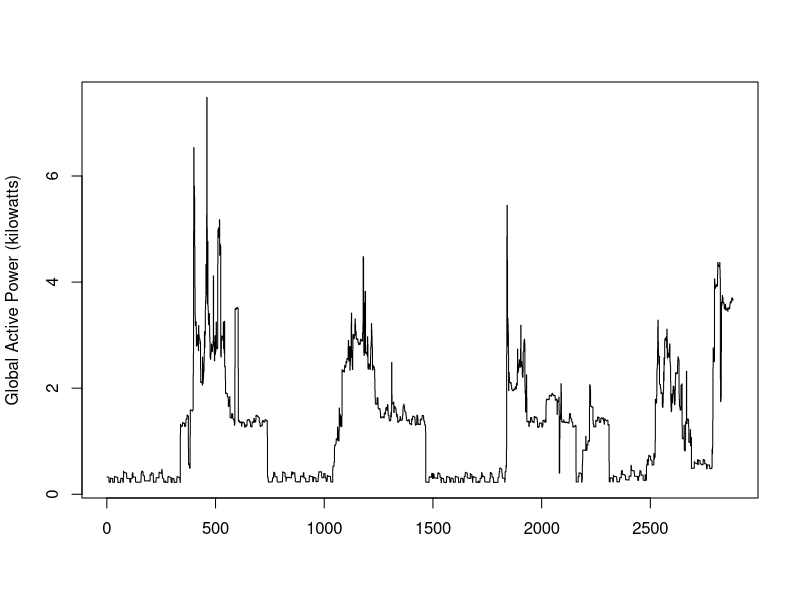

Recreate this plot in R.
# Plot 2
library(dplyr)
library(here)
library(lubridate)

data <- read.csv(here("./data/2007_power_consumption.csv"), sep = ",")

data$days <- lubridate::wday(as.Date(data$Date, format = "%Y-%m-%d"), label = T)

dev.new(width = 480, height = 480, unit = "px")
dev.off()

with(data, plot(Global_active_power, 
                #xlim = c("Thu", "Fri", "Sat"),
                type = "s",
                xlab = "",
                ylab = "Global Active Power (kilowatts)"
                ))

dev.copy(png, file = "plot2.png")

